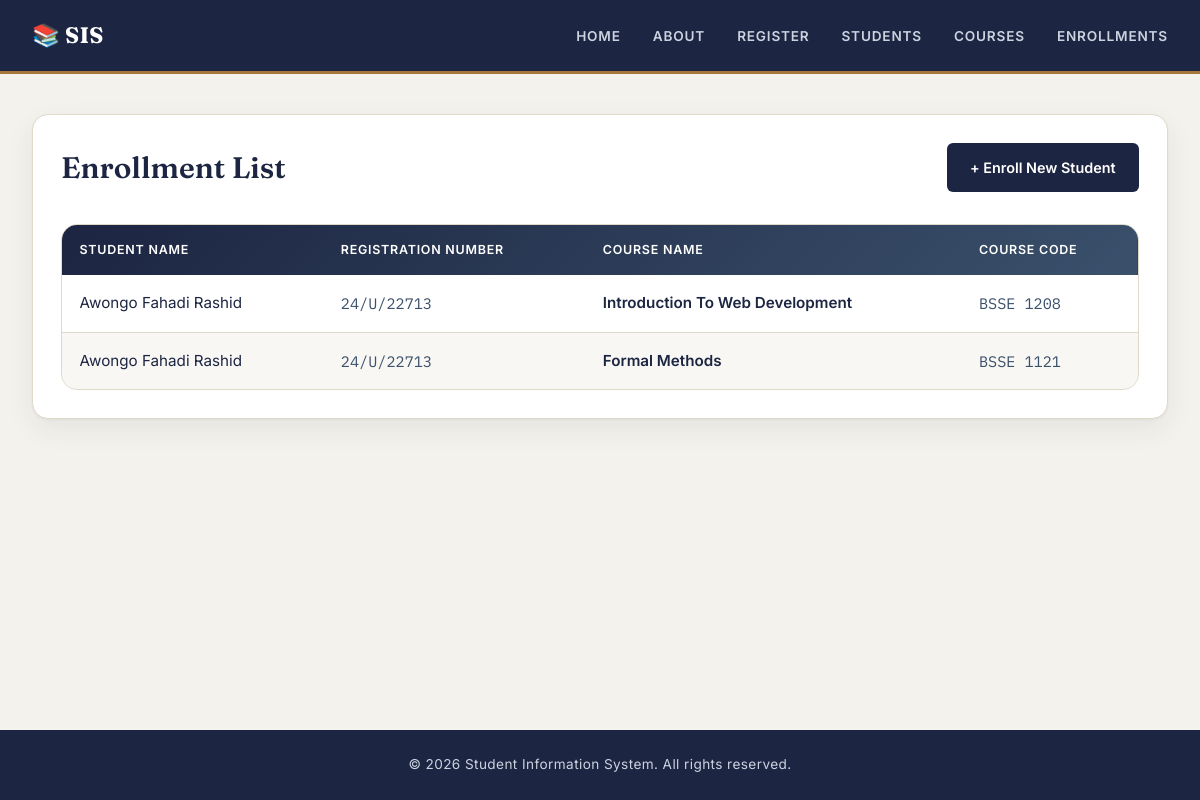
The app's page /enrollments, older data.
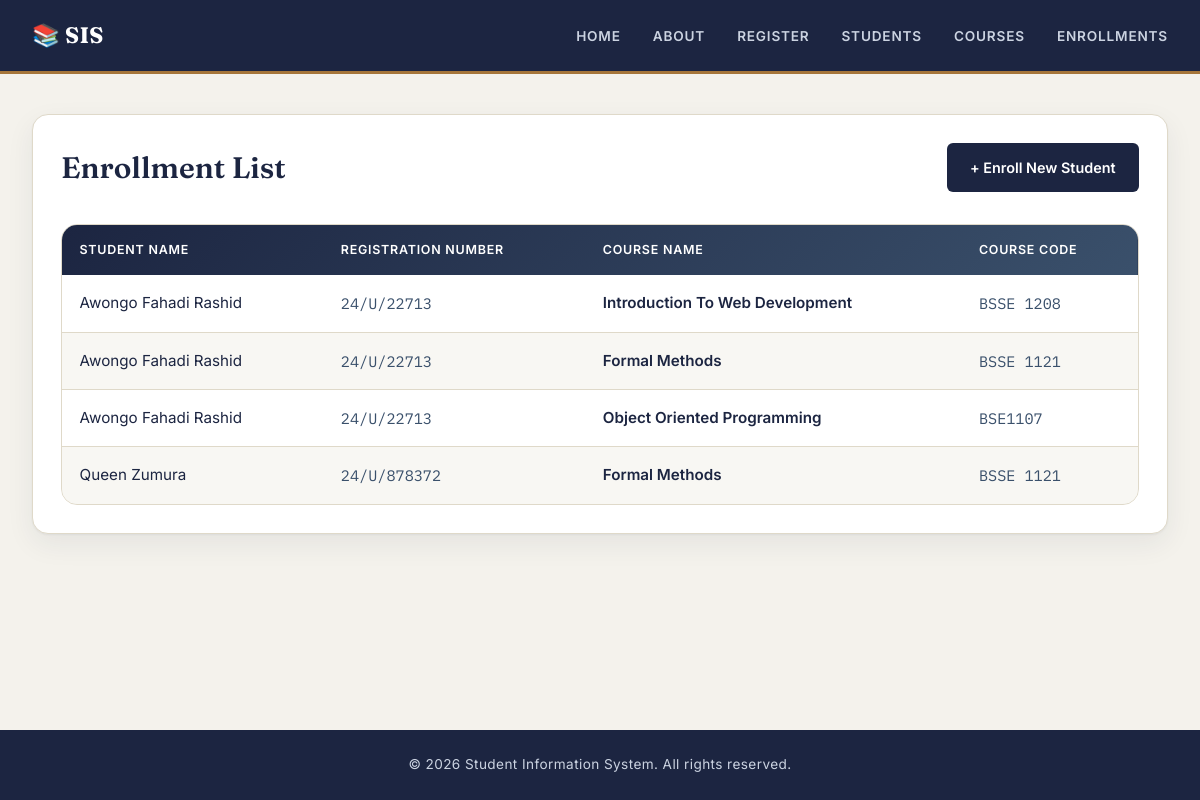
The same page, newer data.
### models.py (models this page shows, shortened)
class Enrollment(db.Model):
    __tablename__ = 'enrollments'
    id = db.Column(db.Integer, primary_key=True)
    student_id = db.Column(db.Integer, db.ForeignKey('students.id'), nullable=False)
    course_id = db.Column(db.Integer, db.ForeignKey('courses.id'), nullable=False)
    enrollment_date = db.Column(db.DateTime, default=datetime.utcnow)
    student = db.relationship('Student', backref=db.backref('enrollments', lazy=True))
    course = db.relationship('Course', backref=db.backref('enrollments', lazy=True))

class Student(db.Model):
    __tablename__ = 'students'
    id = db.Column(db.Integer, primary_key=True)
    student_name = db.Column(db.String(100), nullable=False)
    registration_number = db.Column(db.String(50), unique=True, nullable=False)
    email = db.Column(db.String(100), unique=True, nullable=False)
    programme = db.Column(db.String(100), nullable=False)
    registration_date = db.Column(db.DateTime, default=datetime.utcnow)
    is_active = db.Column(db.Boolean, default=True)

class Course(db.Model):
    __tablename__ = 'courses'
    id = db.Column(db.Integer, primary_key = True)
    course_name = db.Column(db.String(100), nullable = False)
    course_code = db.Column(db.String(50), unique = True, nullable = False)
    course_weight = db.Column(db.Integer, nullable = True)
    is_active = db.Column(db.Boolean, default = True)

### app.py (the view)
@app.route('/enrollments')
def enrollments_list():
    enrollments = Enrollment.query.all()
    return render_template('enrollments_list.html', enrollments=enrollments)

### templates/enrollments_list.html (shortened to what this page needs)
{% extends 'base.html' %}
{% block styles %}
<link rel="stylesheet" href="{{ url_for('static', filename='enroll.css') }}">
{% endblock %}
{% block content %}
<section class="enrollments-list-page">
    <div class="enrollments-list-card">
         <div class="list-header">
            <h2>Enrollment List</h2>
            <div class="list-actions">
                <a href="{{ url_for('enroll_student') }}" class="btn btn-primary">+ Enroll New Student</a>
            </div>
        </div>
        <div class="enrollments-table-container">
            <table class="enrollments-table">
                <thead>
                    <tr>
                        <th>Student Name</th>
                        <th>Registration Number</th>
                        <th>Course Name</th>
                        <th>Course Code</th>
                    </tr>
                </thead>
                <tbody>
                    {% for enrollment in enrollments %}
                    <tr>
                        <td data-label="Student Name">{{ enrollment.student.student_name }}</td>
                        <td data-label="Registration Number">{{ enrollment.student.registration_number }}</td>
                        <td data-label="Course Name">{{ enrollment.course.course_name }}</td>
                        <td data-label="Course Code">{{ enrollment.course.course_code }}</td>
                    </tr>
                    {% endfor %}
                </tbody>
            </table>
        </div>
    </div>
</section>
{% endblock %}

### templates/base.html (shortened to what this page needs)
<!DOCTYPE html>
<html lang="en">
<head>
    <link rel="stylesheet" href="{{ url_for('static', filename='style.css') }}">
    <link rel="stylesheet"
href="https://cdnjs.cloudflare.com/ajax/libs/font-awesome/6.5.2/css/all.min.css">
    {% block styles %}{% endblock %}
</head>
<body>
    <nav>
        <div class="nav-container">
            <div class="logo">
                <h1>📚 SIS</h1>
            </div>
            <ul class="nav-links">
                <li><a href="{{ url_for('home') }}">Home</a></li>
                <li><a href="{{ url_for('about') }}">About</a></li>
                <li><a href="{{ url_for('register') }}">Register</a></li>
                <li><a href="{{ url_for('students_list') }}">Students</a></li>
                <li><a href="{{ url_for('course_list') }}">Courses</a></li>
                <li><a href="{{ url_for('enrollments_list') }}">Enrollments</a></li>
            </ul>
        </div>
    </nav>
    <main>
        {% block content %}
        {% endblock %}
    </main>
    <footer>
        <p>&copy; 2026 Student Information System. All rights reserved.</p>
    </footer>
</body>
</html>

### static/style.css (style rules this page uses)
:root { --color-ink: #1c2541; --color-ink-soft: #3a506b; --color-paper: #f4f2ec; --color-surface: #ffffff; --color-line: #dfd9c9; --color-accent: #a6763a; --color-accent-soft: #eadfc9; --color-success: #3f7a5d; --color-success-bg: #e4efe8; --color-danger: #b4483c; --color-danger-bg: #f7e7e4; --color-info: #3a6f8f; --color-info-bg: #e5eef2; --color-muted: #6b7280; --font-display: 'Fraunces', Georgia, serif; --font-body: 'Inter', -apple-system, BlinkMacSystemFont, sans-serif; --font-mono: 'IBM Plex Mono', 'Courier New', monospace; --radius-sm: 6px; --radius-md: 10px; --radius-lg: 16px; --shadow-card: 0 1px 2px rgba(28,37,65,.05), 0 10px 28px rgba(28,37,65,.07); }
* { margin: 0; padding: 0; box-sizing: border-box; }
body { font-family: var(--font-body); background: var(--color-paper); color: var(--color-ink); line-height: 1.6; min-height: 100vh; display: flex; flex-direction: column; }
h1, h2, h3, h4 { font-family: var(--font-display); color: var(--color-ink); font-weight: 600; }
main { flex: 1; width: 100%; max-width: 1200px; margin: auto; padding: 2.5rem 2rem; }
a { color: inherit; }
nav { background: var(--color-ink); border-bottom: 3px solid var(--color-accent); }
.nav-container { max-width: 1200px; margin: auto; padding: 1.1rem 2rem; display: flex; justify-content: space-between; align-items: center; }
.logo h1 { color: #fff; font-size: 1.4rem; font-weight: 700; letter-spacing: .01em; }
.nav-links { display: flex; list-style: none; gap: 2rem; }
.nav-links a { color: #cbd3e1; text-decoration: none; font-size: .85rem; font-weight: 600; letter-spacing: .06em; text-transform: uppercase; transition: color .2s ease; position: relative; padding-bottom: .3rem; }
.nav-links a::after { content: ""; position: absolute; left: 0; bottom: -6px; width: 0; height: 2px; background: var(--color-accent); transition: width .2s ease; }
.btn { display: inline-flex; justify-content: center; align-items: center; gap: .4rem; padding: .75rem 1.4rem; border: 1px solid transparent; border-radius: var(--radius-sm); text-decoration: none; cursor: pointer; font-family: var(--font-body); font-weight: 600; font-size: .9rem; transition: transform .15s ease, background .15s ease, border-color .15s ease; }
.btn-primary { background: var(--color-ink); color: #fff; }
footer { background: var(--color-ink); color: #cbd3e1; text-align: center; padding: 1.5rem; margin-top: auto; font-size: .85rem; letter-spacing: .03em; }

### static/enroll.css (style rules this page uses)
.enroll-student-page, .enrollments-list-page { width: 100%; }
.enroll-student-card, .enrollments-list-card { background: var(--color-surface); border: 1px solid var(--color-line); border-radius: var(--radius-lg); box-shadow: var(--shadow-card); padding: 1.75rem; }
.enrollments-table-container { overflow: hidden; border: 1px solid var(--color-line); border-radius: var(--radius-lg); background: var(--color-surface); }
.enrollments-table { width: 100%; border-collapse: collapse; table-layout: auto; }
.enrollments-table thead { background: linear-gradient(135deg, var(--color-ink), var(--color-ink-soft)); color: #fff; }
.enrollments-table th { padding: .95rem 1.1rem; text-align: left; font-size: .78rem; font-weight: 600; text-transform: uppercase; letter-spacing: .06em; }
.enrollments-table td { padding: 1rem 1.1rem; border-bottom: 1px solid var(--color-line); vertical-align: top; font-size: .95rem; }
.enrollments-table tbody tr:nth-child(even) { background: rgba(244, 242, 236, .6); }
.enrollments-table tbody tr:last-child td { border-bottom: none; }
.enrollments-table td:nth-child(2), .enrollments-table td:nth-child(4) { font-family: var(--font-mono); color: var(--color-ink-soft); }
.enrollments-table td:nth-child(3) { font-weight: 600; }
.list-header { display: flex; justify-content: space-between; align-items: center; gap: 2rem; margin-bottom: 2rem; flex-wrap: wrap; }
.list-header h2 { font-size: 1.85rem; }
.list-actions { display: flex; align-items: center; gap: 1rem; flex-wrap: wrap; }

Row changes from the older to the newer data that the page shows:
added Enrollment: student.student_name "Awongo Fahadi Rashid", student.registration_number "24/U/22713", course.course_name "Object Oriented Programming", course.course_code "BSE1107"
added Enrollment: student.student_name "Queen Zumura", student.registration_number "24/U/878372", course.course_name "Formal Methods", course.course_code "BSSE 1121"
